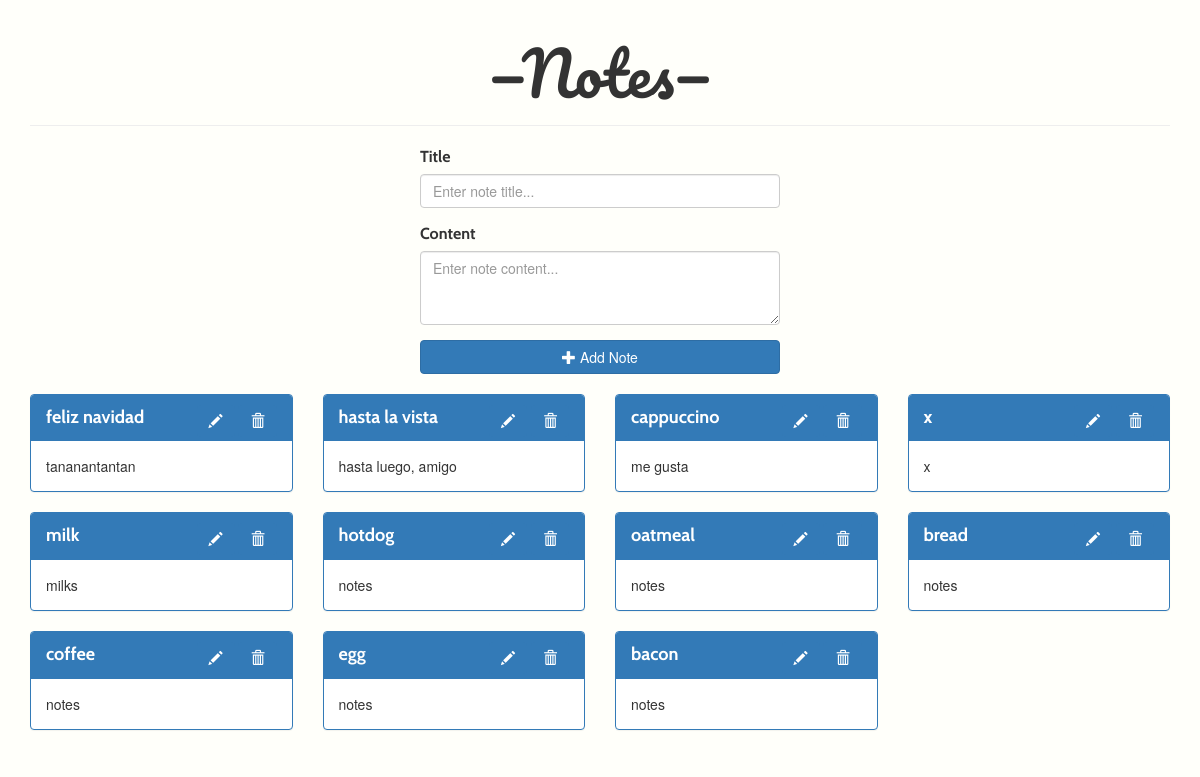
Before: / with the older database file.
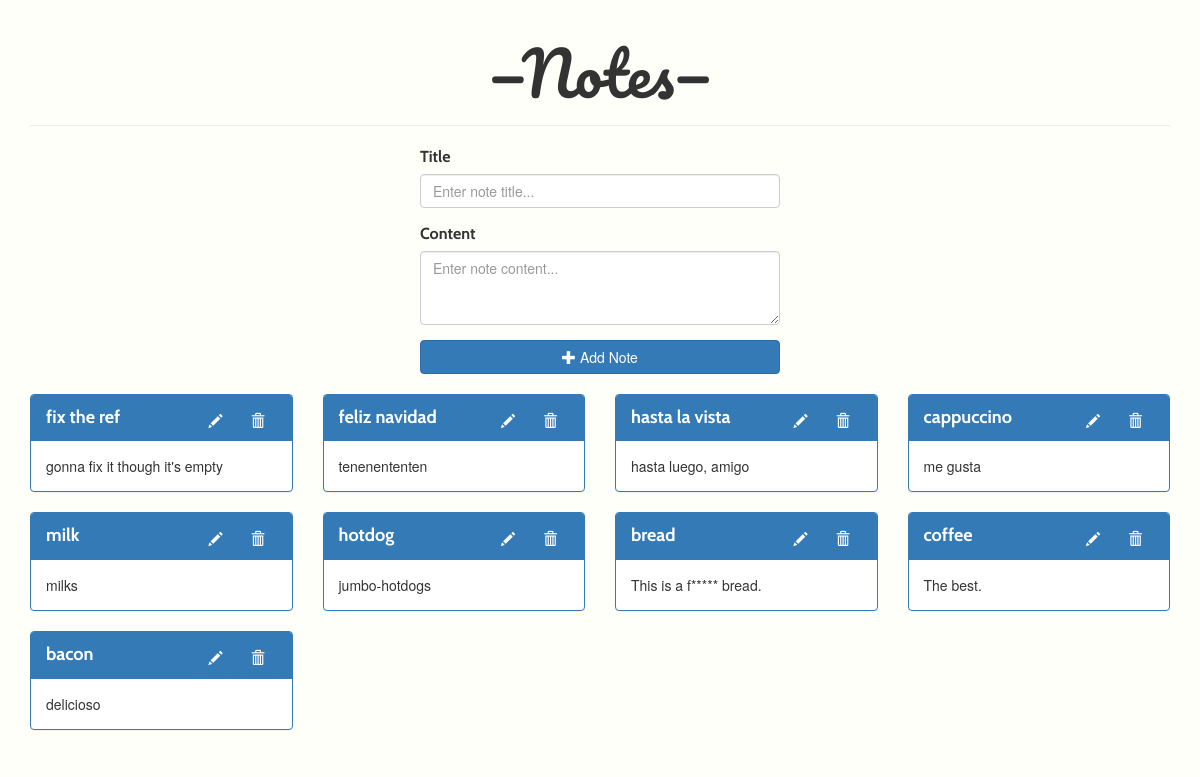
After: the same page with the newer database file.
### notes/models.py (models this page shows, shortened)
class Note(models.Model):
    title = models.CharField(max_length=512, blank=True)
    note = models.TextField(blank=True)

### notes/views.py (the view, shortened to what this page needs)
# urls.py: url(r'^$', views.Index.as_view(), name='index'),
class Index(View):
    template_name = 'notes/index.html'
    def get_context_data(self):
        context = {
                'notes': Note.objects.order_by('-id')
                }
        return context
    def get(self, request, *args, **kwargs):
        context = self.get_context_data()
        return render(request, self.template_name, context)

### templates/notes/index.html (shortened to what this page needs)
{% extends 'base.html' %}
{% block content %}
<div class="row top-buffer">
    <div class="col-md-4 col-md-offset-4">
        <form action="{% url 'index' %}" method="post">
            <div class="form-group">
                <label for="txtNoteTitle" class="note-label">Title</label>
                <input type="text" class="form-control" id="txtNoteTitle" name="title"
                placeholder="Enter note title..." required>
            </div>
            <div class="form-group">
                <label for="txtNoteContent" class="note-label">Content</label>
                <textarea class="form-control" id="txtNoteContent" name="note"
                    rows="3" placeholder="Enter note content..." required></textarea>
            </div>
            <button type="submit" class="btn-block btn btn-primary" id="btnAdd"
            name="add_note"><span class="glyphicon glyphicon-plus"></span>&nbsp;Add Note</button>
        </form>
    </div>
</div>
{% include 'notes/note-display.html' %}
{% endblock content %}

### templates/base.html (shortened to what this page needs)
{% load staticfiles %}
<!DOCTYPE html>
<html>
    <head>
        <link rel="stylesheet"
          href="https://maxcdn.bootstrapcdn.com/bootstrap/3.3.7/css/bootstrap.min.css"\>
        <link rel="stylesheet"  href="{% static 'css/style.css' %}">
    </head>
    <body>
        <div class="container">
            <div class="page-header text-center">
                <h1 class='note-heading'>&#8212Notes&#8212</h1>
            </div>
            {% block content %}{% endblock content %}
        </div>
	</body>
</html>

### templates/notes/note-display.html
<div class="row top-buffer">
    {% for note in notes %}
    <div class="col-md-3">
        <div class="panel panel-primary">
            <div class="panel-heading">
                <strong class="note-title">{{ note.title }}</strong>
                <div class="pull-right">
                    <a href="{% url 'update' note.id %}" class="btn btn-primary">
                        <span class="glyphicon glyphicon-pencil"></span>
                    </a>
                    <button class="btn btn-primary" id="btn_delete" onclick="deleteNote('{{ note.id }}')">
                        <span class="glyphicon glyphicon-trash"></span>
                    </button>
                </div>
            </div>
            <div class="panel-body">
                {{ note.note }}
            </div>
        </div>
    </div>
    {% endfor %}
</div>

### assets/css/style.css (style rules this page uses)
.note-heading { font-family: 'Pacifico', cursive; font-size: 60px; }
.text-center { text-align: center; }
.note-title { font-family: 'Cabin', sans-serif; font-size: 18px; }
.note-label { font-family: 'Cabin', sans-serif; font-size: 16px; }
body { background-color: #fffffa; }
.top-buffer { margin-top: 20px; }
.pull-right > a, .pull-right > button { border: 0; }
.glyphicon { cursor: pointer; color: white; }

Changed rows visible on the page:
removed Note: title "x", note "x"
removed Note: title "oatmeal", note "notes"
removed Note: title "egg", note "notes"
added Note: title "fix the ref", note "gonna fix it though it's empty"
changed Note "feliz navidad": note "tananantantan" → "tenenententen"
changed Note "hotdog": note "notes" → "jumbo-hotdogs"
changed Note "bread": note "notes" → "This is a f***** bread."
changed Note "coffee": note "notes" → "The best."
changed Note "bacon": note "notes" → "delicioso"
